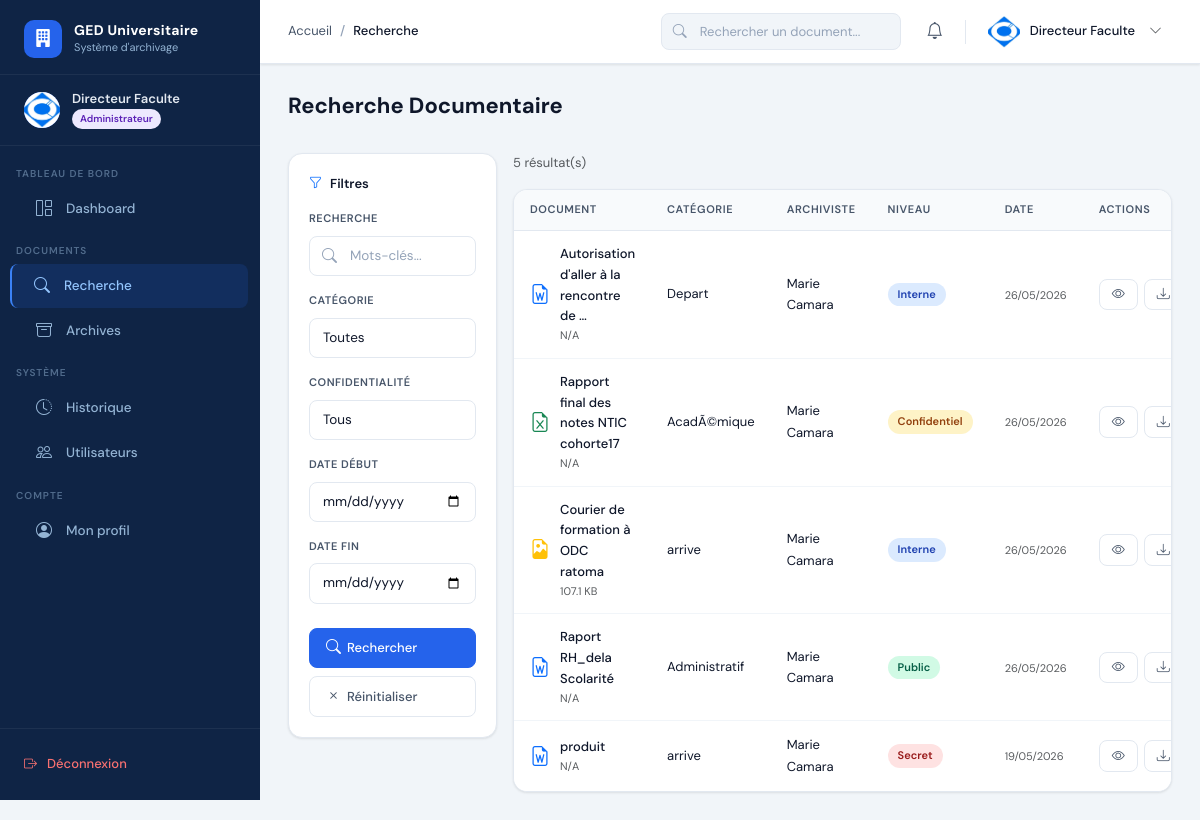
The app's page /dashboard/recherche/ (signed in) with its own data.
### apps/accounts/models.py (models this page shows, shortened)
class User(AbstractUser):
    ROLE_CHOICES = [
        ('administrateur', 'Administrateur'),
        ('archiviste', 'Archiviste'),
    ]
    role = models.CharField(max_length=20, choices=ROLE_CHOICES, default='archiviste')
    photo = models.ImageField(upload_to='photos/', blank=True, null=True)
    telephone = models.CharField(max_length=20, blank=True)
    departement = models.CharField(max_length=100, blank=True)
    is_active = models.BooleanField(default=True)
    created_at = models.DateTimeField(auto_now_add=True)
    updated_at = models.DateTimeField(auto_now=True)
    def is_admin(self):
        return self.role == 'administrateur'
    class Meta:
        verbose_name = 'Utilisateur'
        verbose_name_plural = 'Utilisateurs'

### apps/documents/models.py (models this page shows, shortened)
class Document(models.Model):
    CONFIDENTIALITE_CHOICES = [
        ('public', 'Public'),
        ('interne', 'Interne'),
        ('confidentiel', 'Confidentiel'),
        ('secret', 'Secret'),
    ]
    STATUT_CHOICES = [
        ('actif', 'Actif'),
        ('archive', 'Archivé'),
        ('supprime', 'Supprimé'),
    ]
    titre = models.CharField(max_length=255)
    description = models.TextField(blank=True)
    fichier = models.FileField(upload_to='documents/%Y/%m/')
    categorie = models.ForeignKey(Categorie, on_delete=models.SET_NULL, null=True)
    tags = models.ManyToManyField(Tag, blank=True)
    archiviste = models.ForeignKey(settings.AUTH_USER_MODEL, on_delete=models.SET_NULL, null=True, related_name='documents')
    confidentialite = models.CharField(max_length=20, choices=CONFIDENTIALITE_CHOICES, default='interne')
    statut = models.CharField(max_length=20, choices=STATUT_CHOICES, default='actif')
    created_at = models.DateTimeField(auto_now_add=True)
    updated_at = models.DateTimeField(auto_now=True)
    def get_extension(self):
        _, ext = os.path.splitext(self.fichier.name)
        return ext.lower()
    def get_icon(self):
        ext = self.get_extension()
        icons = {
            '.pdf': 'bi-file-earmark-pdf text-danger',
            '.doc': 'bi-file-earmark-word text-primary',
            '.docx': 'bi-file-earmark-word text-primary',
            '.xls': 'bi-file-earmark-excel text-success',
            '.xlsx': 'bi-file-earmark-excel text-success',
            '.png': 'bi-file-earmark-image text-warning',
            '.jpg': 'bi-file-earmark-image text-warning',
            '.jpeg': 'bi-file-earmark-image text-warning',
            '.ppt': 'bi-file-earmark-ppt text-orange',
            '.pptx': 'bi-file-earmark-ppt text-orange',
        }
        return icons.get(ext, 'bi-file-earmark text-secondary')
    def get_taille(self):
        try:
            size = self.fichier.size
            if size < 1024: return f"{size} B"
            elif size < 1024**2: return f"{size/1024:.1f} KB"
            else: return f"{size/1024**2:.1f} MB"
        except: return "N/A"
    class Meta:
        verbose_name = 'Document'
        ordering = ['-created_at']

### apps/categories/models.py (models this page shows)
class Categorie(models.Model):
    COULEUR_CHOICES = [
        ('primary', 'Bleu'), ('success', 'Vert'), ('danger', 'Rouge'),
        ('warning', 'Orange'), ('info', 'Cyan'), ('secondary', 'Gris'),
        ('dark', 'Foncé'),
    ]
    nom = models.CharField(max_length=100, unique=True)
    description = models.TextField(blank=True)
    couleur = models.CharField(max_length=20, choices=COULEUR_CHOICES, default='primary')
    parent = models.ForeignKey('self', on_delete=models.SET_NULL, null=True, blank=True, related_name='sous_categories')
    created_at = models.DateTimeField(auto_now_add=True)
    def __str__(self):
        return self.nom
    class Meta:
        verbose_name = 'Catégorie'
        ordering = ['nom']

### apps/documents/views.py (the view)
# urls.py: path('recherche/', views.recherche_documents, name='recherche_documents'),
@login_required
def recherche_documents(request):
    query = request.GET.get('q', '')
    cat_filter = request.GET.get('categorie', '')
    conf_filter = request.GET.get('confidentialite', '')
    date_debut = request.GET.get('date_debut', '')
    date_fin = request.GET.get('date_fin', '')
    docs = Document.objects.exclude(statut='supprime')
    if query:
        docs = docs.filter(Q(titre__icontains=query) | Q(description__icontains=query) | Q(tags__nom__icontains=query) | Q(archiviste__username__icontains=query)).distinct()
    if cat_filter:
        docs = docs.filter(categorie__id=cat_filter)
    if conf_filter:
        docs = docs.filter(confidentialite=conf_filter)
    if date_debut:
        docs = docs.filter(created_at__date__gte=date_debut)
    if date_fin:
        docs = docs.filter(created_at__date__lte=date_fin)
    categories = Categorie.objects.all()
    template = 'admin_ged/recherche.html' if request.user.is_admin() else 'archiviste/recherche.html'
    return render(request, template, {
        'documents': docs, 'query': query, 'categories': categories,
        'cat_filter': cat_filter, 'conf_filter': conf_filter,
        'date_debut': date_debut, 'date_fin': date_fin
    })

### templates/admin_ged/recherche.html (shortened to what this page needs)
{% extends 'archiviste/recherche.html' %}

### templates/archiviste/recherche.html (shortened to what this page needs)
{% extends 'base.html' %}
{% block breadcrumb %}<li class="breadcrumb-item active">Recherche</li>{% endblock %}
{% block content %}
<div class="page-header"><div><h1 class="page-title">Recherche Documentaire</h1></div></div>
<div class="row g-3">
  <div class="col-12 col-lg-3">
    <div class="filter-sidebar">
      <div class="filter-title"><i class="bi bi-funnel me-2 text-primary"></i>Filtres</div>
      <form method="get">
        <div class="filter-group">
          <div class="filter-label">Recherche</div>
          <div class="search-bar"><i class="bi bi-search"></i><input type="text" name="q" value="{{ query }}" class="form-control" placeholder="Mots-clés..."></div>
        </div>
        <div class="filter-group">
          <div class="filter-label">Catégorie</div>
          <select name="categorie" class="form-select"><option value="">Toutes</option></select>
        </div>
        <div class="filter-group">
          <div class="filter-label">Confidentialité</div>
          <select name="confidentialite" class="form-select"><option value="">Tous</option></select>
        </div>
        <div class="filter-group">
          <div class="filter-label">Date début</div>
          <input type="date" name="date_debut" value="{{ date_debut }}" class="form-control">
        </div>
        <div class="filter-group">
          <div class="filter-label">Date fin</div>
          <input type="date" name="date_fin" value="{{ date_fin }}" class="form-control">
        </div>
        <button type="submit" class="btn btn-primary w-100 mt-2"><i class="bi bi-search"></i> Rechercher</button>
        <a href="{% url 'recherche_documents' %}" class="btn btn-outline w-100 mt-2"><i class="bi bi-x"></i> Réinitialiser</a>
      </form>
    </div>
  </div>
  <div class="col-12 col-lg-9">
    <div class="d-flex align-items-center justify-content-between mb-3">
      <span class="text-sm text-muted">{{ documents.count }} résultat(s){% if query %} pour "{{ query }}"{% endif %}</span>
    </div>
    {% if documents %}
      <div class="table-container">
        <table class="table">
          <thead><tr><th>Document</th><th>Catégorie</th><th>Archiviste</th><th>Niveau</th><th>Date</th><th>Actions</th></tr></thead>
          <tbody>
            {% for doc in documents %}
            <tr>
              <td><div style="display:flex;align-items:center;gap:10px;"><i class="{{ doc.get_icon }}" style="font-size:20px;"></i><div><div class="fw-500 text-sm">{{ doc.titre|truncatechars:40 }}</div><div class="text-xs text-muted">{{ doc.get_taille }}</div></div></div></td>
              <td><span class="text-sm">{{ doc.categorie|default:"—" }}</span></td>
              <td><span class="text-sm">{{ doc.archiviste.get_full_name|default:"—" }}</span></td>
              <td><span class="badge-custom badge-{{ doc.confidentialite }}">{{ doc.get_confidentialite_display }}</span></td>
              <td><span class="text-xs text-muted">{{ doc.created_at|date:"d/m/Y" }}</span></td>
              <td><div class="table-actions"><a href="{% url 'detail_document' doc.pk %}" class="btn btn-outline btn-sm"><i class="bi bi-eye"></i></a><a href="{% url 'telecharger_document' doc.pk %}" class="btn btn-outline btn-sm"><i class="bi bi-download"></i></a></div></td>
            </tr>
            {% endfor %}
          </tbody>
        </table>
      </div>
    {% else %}
      <div class="card"><div class="empty-state"><div class="empty-icon"><i class="bi bi-search"></i></div><div class="empty-title">Aucun résultat</div><div class="empty-text">Essayez d'autres mots-clés ou filtres</div></div></div>
    {% endif %}
  </div>
</div>
{% endblock %}

### templates/base.html (shortened to what this page needs)
<!DOCTYPE html>
<html lang="fr">
<head>
  {% load static %}
  <link rel="stylesheet" href="https://cdn.jsdelivr.net/npm/bootstrap@5.3.2/dist/css/bootstrap.min.css">
  <link rel="stylesheet" href="https://cdn.jsdelivr.net/npm/bootstrap-icons@1.11.3/font/bootstrap-icons.min.css">
  <link rel="stylesheet" href="{% static 'css/main.css' %}">
</head>
<body>
<aside class="sidebar" id="sidebar">
  <a href="{% url 'dashboard' %}" class="sidebar-logo">
    <div class="sidebar-logo-icon"><i class="bi bi-building-fill"></i></div>
    <div class="sidebar-logo-text">
      <div class="brand">GED Universitaire</div>
      <div class="sub">Système d'archivage</div>
    </div>
  </a>
  <div class="sidebar-user">
    <div class="sidebar-user-avatar">
      {% if user.photo %}<img src="{{ user.photo.url }}" alt="">
      {% else %}{{ user.first_name|first|upper }}{{ user.last_name|first|upper }}
      {% endif %}
    </div>
    <div>
      <div class="sidebar-user-name">{{ user.get_full_name|default:user.username }}</div>
      <div class="sidebar-user-role">
        <span class="sidebar-badge {% if user.is_admin %}badge-admin{% else %}badge-archiviste{% endif %}">
          {{ user.get_role_display }}
        </span>
      </div>
    </div>
  </div>
  <nav class="sidebar-nav">
    {% if user.is_admin %}
      <div class="sidebar-section"><div class="sidebar-section-title">Tableau de bord</div></div>
      <a href="{% url 'dashboard' %}" class="sidebar-link {% if request.resolver_match.url_name == 'dashboard' %}active{% endif %}">
        <i class="bi bi-grid-1x2"></i> Dashboard
      </a>
      <div class="sidebar-section"><div class="sidebar-section-title">Documents</div></div>
      <a href="{% url 'recherche_documents' %}" class="sidebar-link {% if request.resolver_match.url_name == 'recherche_documents' %}active{% endif %}">
        <i class="bi bi-search"></i> Recherche
      </a>
      <a href="{% url 'consultation_archives' %}" class="sidebar-link {% if request.resolver_match.url_name == 'consultation_archives' %}active{% endif %}">
        <i class="bi bi-archive"></i> Archives
      </a>
      <div class="sidebar-section"><div class="sidebar-section-title">Système</div></div>
      <a href="{% url 'historique_systeme' %}" class="sidebar-link {% if request.resolver_match.url_name == 'historique_systeme' %}active{% endif %}">
        <i class="bi bi-clock-history"></i> Historique
      </a>
      <a href="{% url 'gestion_utilisateurs' %}" class="sidebar-link {% if request.resolver_match.url_name == 'gestion_utilisateurs' %}active{% endif %}">
        <i class="bi bi-people"></i> Utilisateurs
      </a>
    {% endif %}
    <div class="sidebar-section"><div class="sidebar-section-title">Compte</div></div>
    <a href="{% url 'profil' %}" class="sidebar-link {% if request.resolver_match.url_name == 'profil' %}active{% endif %}">
      <i class="bi bi-person-circle"></i> Mon profil
    </a>
  </nav>
  <div class="sidebar-footer">
    <a href="{% url 'deconnexion' %}" class="sidebar-logout">
      <i class="bi bi-box-arrow-right"></i> Déconnexion
    </a>
  </div>
</aside>
<div class="main-wrapper">
  <header class="top-navbar">
    <div class="navbar-breadcrumb">
      <nav aria-label="breadcrumb">
        <ol class="breadcrumb">
          <li class="breadcrumb-item"><a href="{% url 'dashboard' %}">Accueil</a></li>
          {% block breadcrumb %}{% endblock %}
        </ol>
      </nav>
    </div>
    <div class="navbar-search d-none d-md-flex">
      <i class="bi bi-search search-icon"></i>
      <form action="{% url 'recherche_documents' %}" method="get">
        <input type="text" name="q" placeholder="Rechercher un document..." class="form-control">
      </form>
    </div>
    <div class="navbar-actions">
      <div class="dropdown">
        <button class="navbar-btn position-relative" data-bs-toggle="dropdown" aria-expanded="false">
          <i class="bi bi-bell"></i>
        </button>
      </div>
      <div class="dropdown">
        <div class="navbar-user" data-bs-toggle="dropdown" style="cursor:pointer;">
          <div class="navbar-user-avatar">
            {% if user.photo %}<img src="{{ user.photo.url }}" alt="">
            {% else %}{{ user.first_name|first|upper }}{{ user.last_name|first|upper }}
            {% endif %}
          </div>
          <span class="navbar-user-name d-none d-lg-block">{{ user.get_full_name|default:user.username }}</span>
          <i class="bi bi-chevron-down text-sm text-muted d-none d-lg-block ms-1"></i>
        </div>
      </div>
    </div>
  </header>
  <main class="content-area">
    {% block content %}{% endblock %}
  </main>
</div>
</body>
</html>

### records on screen
User: photo (picture), get_full_name "Directeur Faculte", role "Administrateur"
Document: titre "Autorisation d'aller à la rencontre de …", get_taille "N/A", categorie "Depart", archiviste.get_full_name "Marie Camara", confidentialite "Interne", created_at "26/05/2026"
Document: titre "Rapport final des notes NTIC cohorte17", get_taille "N/A", categorie "AcadÃ©mique", archiviste.get_full_name "Marie Camara", confidentialite "Confidentiel", created_at "26/05/2026"
Document: titre "Courier de formation à ODC ratoma", get_taille "107.1 KB", categorie "arrive", archiviste.get_full_name "Marie Camara", confidentialite "Interne", created_at "26/05/2026"
Document: titre "Raport RH_dela Scolarité", get_taille "N/A", categorie "Administratif", archiviste.get_full_name "Marie Camara", confidentialite "Public", created_at "26/05/2026"
Document: titre "produit", get_taille "N/A", categorie "arrive", archiviste.get_full_name "Marie Camara", confidentialite "Secret", created_at "19/05/2026"

### other values on screen
{{ documents.count }} "5"
